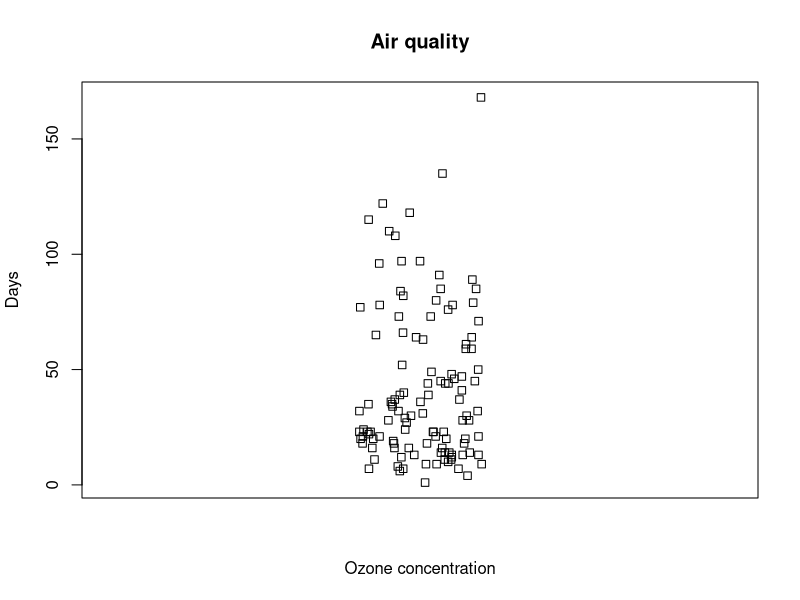

Write R code to recreate this figure.
data(airquality)

stripchart(airquality$Ozone, method = "jitter", vertical = TRUE, main = "Air quality", xlab = "Ozone concentration", ylab = "Days")